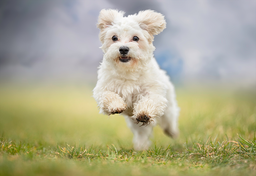
#> input picture dog.png, 256 x 176 px, shrunk from 800 x 551 before the run
$ jupyter execute 'Edge detection_2.ipynb'
#> lines starting #> are read from the running program, lines starting #| are printed output that depends on the picture
[cell 1]
import cv2 as c
import matplotlib.pyplot as plt
import numpy as np
image=c.imread("dog.png")
#> image is the input picture: shape (176, 256, 3); mean B, G, R 142.4, 170.7, 173.2
img=c.cvtColor(image,c.COLOR_RGB2GRAY)
plt.imshow(img,cmap="gray")
plt.axis("off")
plt.show()
img.shape
#> Out = (176, 256)

[cell 2]
blur=c.GaussianBlur(img,(5,5),0)
plt.imshow(blur,cmap="gray")
plt.axis("off")

[cell 3]
def edge_det(image,a):
#> called with a = 'r'
    if a=='r':
        mat_x=np.array([[1,0],[0,-1]])
        mat_y=np.array([[0,-1],[1,0]])
    elif a=='s':
        mat_x=np.array([[-1,0,1],[-2,0,2],[-1,0,1]])
        mat_y=mat_x.T
    elif a=='p':
        mat_x=np.array([[-1,0,1],[-1,0,1],[-1,0,1]])
        mat_y=np.array([[-1,-1,-1],[0,0,0],[1,1,1]])
    h,w=image.shape
#> h = 176; w = 256
    g_x=np.zeros_like(image,dtype=np.float32)
    g_y=np.zeros_like(image,dtype=np.float32)
    for i in range(1,h-1):
        for j in range(1,w-1):
            if a == 'r':
                region=img[i-1:i+1,j-1:j+1]
            else:
                region=img[i-1:i+2,j-1:j+2]

            gx=np.sum(region*mat_x)
            gy=np.sum(region*mat_y)
            g_x[i,j]=gx
            g_y[i,j]=gy
        sob_mag=np.sqrt(g_x**2 + g_y**2)
        sob_mag=np.clip(sob_mag,0,255).astype(np.uint8)
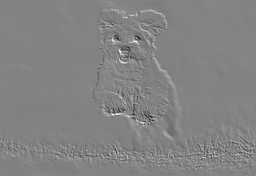
#> g_y: shape (176, 256) float32; min -158, max 148, mean -0.4; drawn with min black and max white

    return sob_mag,np.arctan(g_x,g_y)

[cell 4]
robert,angle=edge_det(img,'r')
plt.imshow(robert,cmap='gray')
plt.axis("off")
plt.title("Robert Edge Detection")

[cell 5]
per,angle=edge_det(img,'p')
#> call 2 of edge_det, with a = 'p'
#> after the loop in edge_det (call 2), `for i in range(1,h-1):`:
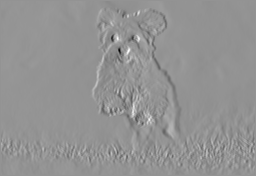
#> g_x: shape (176, 256) float32; min -537, max 394, mean 1; drawn with min black and max white
#> after the loop in edge_det (call 2), `for i in range(1,h-1):`:
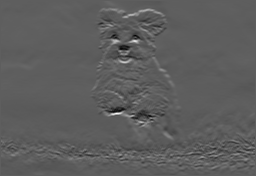
#> g_y: shape (176, 256) float32; min -356, max 609, mean -1.4; drawn with min black and max white
plt.imshow(per,cmap='gray')
plt.axis("off")
plt.title("Prewitt Edge Detection")

[cell 6]
edge,angle=edge_det(blur,'s')
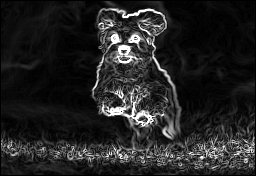
#> edge: shape (176, 256); min 0, max 255, mean 35.2
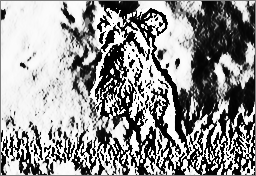
#> angle: shape (176, 256) float32; min -1.57, max 1.57, mean 0.235; drawn with min black and max white
h,w=edge.shape
#> h = 176; w = 256
angle=angle*180/np.pi
angle=np.mod(angle,180)
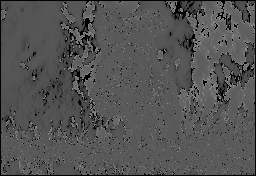
#> angle: shape (176, 256) float32; min 0, max 135, mean 83.6
output = np.zeros_like(edge, dtype=np.float32)
for i in range(1,edge.shape[0]-1):
    for j in range(1,edge.shape[1]-1):
        an=angle[i,j]
        if (an >= 0 and an < 22.5) or (an >= 157.5 and an < 180):
                neighbor1 =edge[i, j + 1]
                neighbor2 = edge[i, j - 1]

        elif (an >= 22.5 and an < 67.5):
                neighbor1 = edge[i + 1, j]
                neighbor2 = edge[i - 1, j]

        elif (an >= 67.5 and an < 112.5):
                neighbor1 = edge[i + 1, j + 1]
                neighbor2 = edge[i - 1, j - 1]

        else:
                neighbor1 = edge[i + 1, j - 1]
                neighbor2 = edge[i - 1, j + 1]

        if edge[i,j]>=neighbor1 and edge[i,j]>=neighbor2:
            output[i,j]=edge[i,j]
        else:
            output[i,j]=0
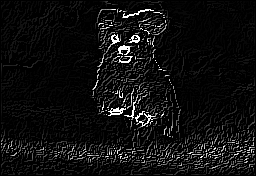
#> output: shape (176, 256) float32; min 0, max 255, mean 15.5

[cell 7]
def double_thres(image,lT,hT):
    result=np.zeros_like(image,dtype=np.uint8)
    result[image>hT]=255
    result[(image>=lT) & (image<hT)]=128

    return result

[cell 8]
canny=double_thres(output,50,100)
plt.imshow(canny,cmap='gray')
plt.axis("off")
plt.title("Canny Edge Detection")

[cell 9]
def gaussian_kernel(size, sigma):

    kernel = np.fromfunction(
        lambda x, y: (1 / (2 * np.pi * sigma**2)) * np.exp(-((x - (size - 1) / 2)**2 + (y - (size - 1) / 2)**2) / (2 * sigma**2)),
        (size, size)
    )
    return kernel / np.sum(kernel)

def apply_convolution(image, kernel):

    h, w = image.shape
#> h = 176; w = 256
    kernel_size = kernel.shape[0]
    pad = kernel_size // 2
    padded_image = np.pad(image, pad, mode='constant', constant_values=0)
    result = np.zeros_like(image)


    for i in range(h):
        for j in range(w):
            region = padded_image[i:i+kernel_size, j:j+kernel_size]
            result[i, j] = np.sum(region * kernel)
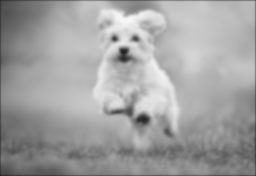
#> result: shape (176, 256); min 31, max 247, mean 161.1

    return result

def LoG(image, sigma=1.0, kernel_size=5):

    gaussian_k = gaussian_kernel(kernel_size, sigma)

    smoothed_image = apply_convolution(image, gaussian_k)

    laplacian_kernel = np.array([[0,-1,0],[-1,4,-1],[0,-1,0]], dtype=np.float32)
    log_image = apply_convolution(smoothed_image, laplacian_kernel)
#> after the loop in apply_convolution (call 2), `for i in range(h):`:
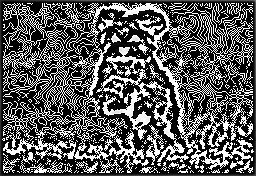
#> result: shape (176, 256); min 0, max 255, mean 90.8

    return log_image

[cell 10]
log=LoG(blur)

[cell 11]
plt.imshow(log,cmap='gray')
plt.axis('off')

[cell 12]
def DoG(image, sigma1=1.0, sigma2=2.0):
#> called with sigma1 = 2, sigma2 = 1
    blurred1 = c.GaussianBlur(image, (0, 0), sigma1)
    blurred2 = c.GaussianBlur(image, (0, 0), sigma2)

    dog_image = blurred1 - blurred2
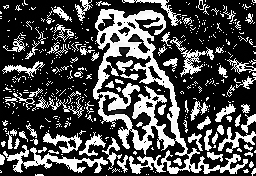
#> dog_image: shape (176, 256); min 0, max 255, mean 77.7

    return dog_image
